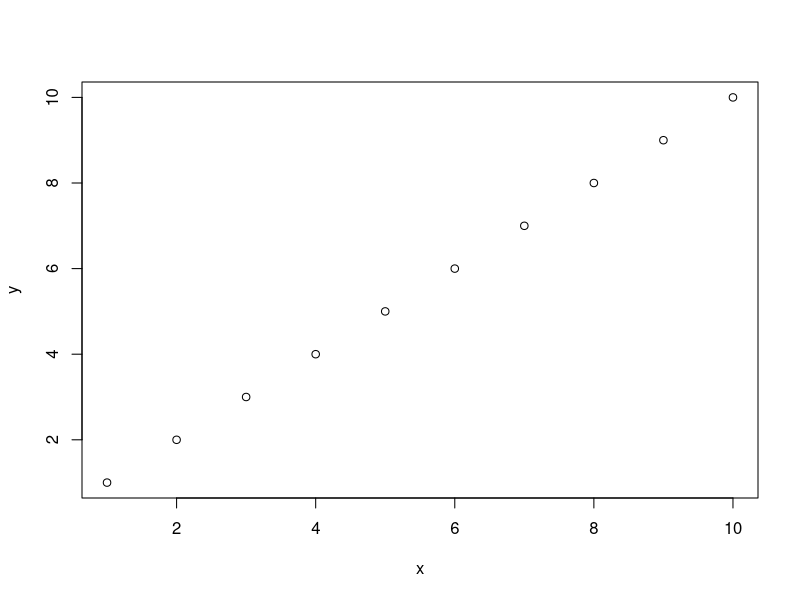
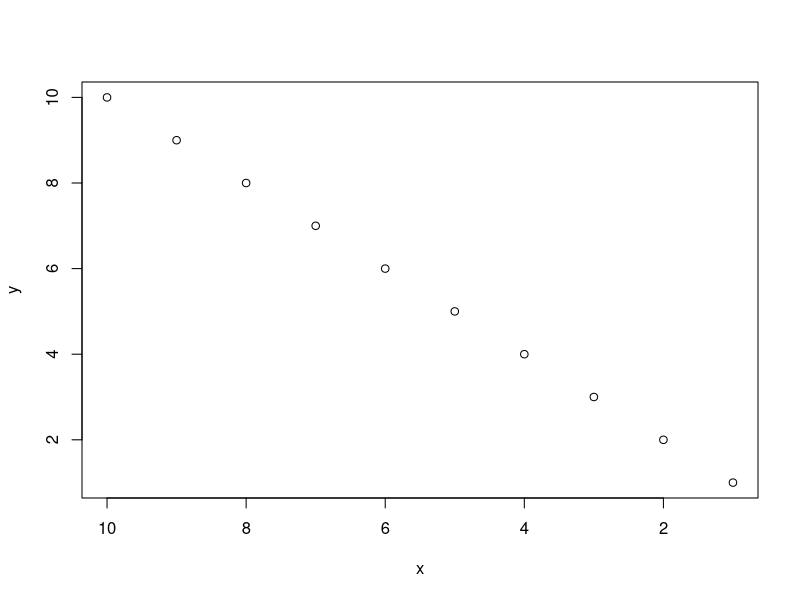

The R source for these figures, in order: (Note: a time limit stopped this script after it produced the figures.)
X11()
x <- 1:10
y <- 1:10                # plot(x 軸のデータ, y 軸のデータ, オプション)
plot(x, y)               # 範囲は自動で決まる(xlim=c(1,10)を指定した場合と同じ)
plot(x, y, xlim=c(10,1))
repeat{
  Sys.sleep(1)
}
